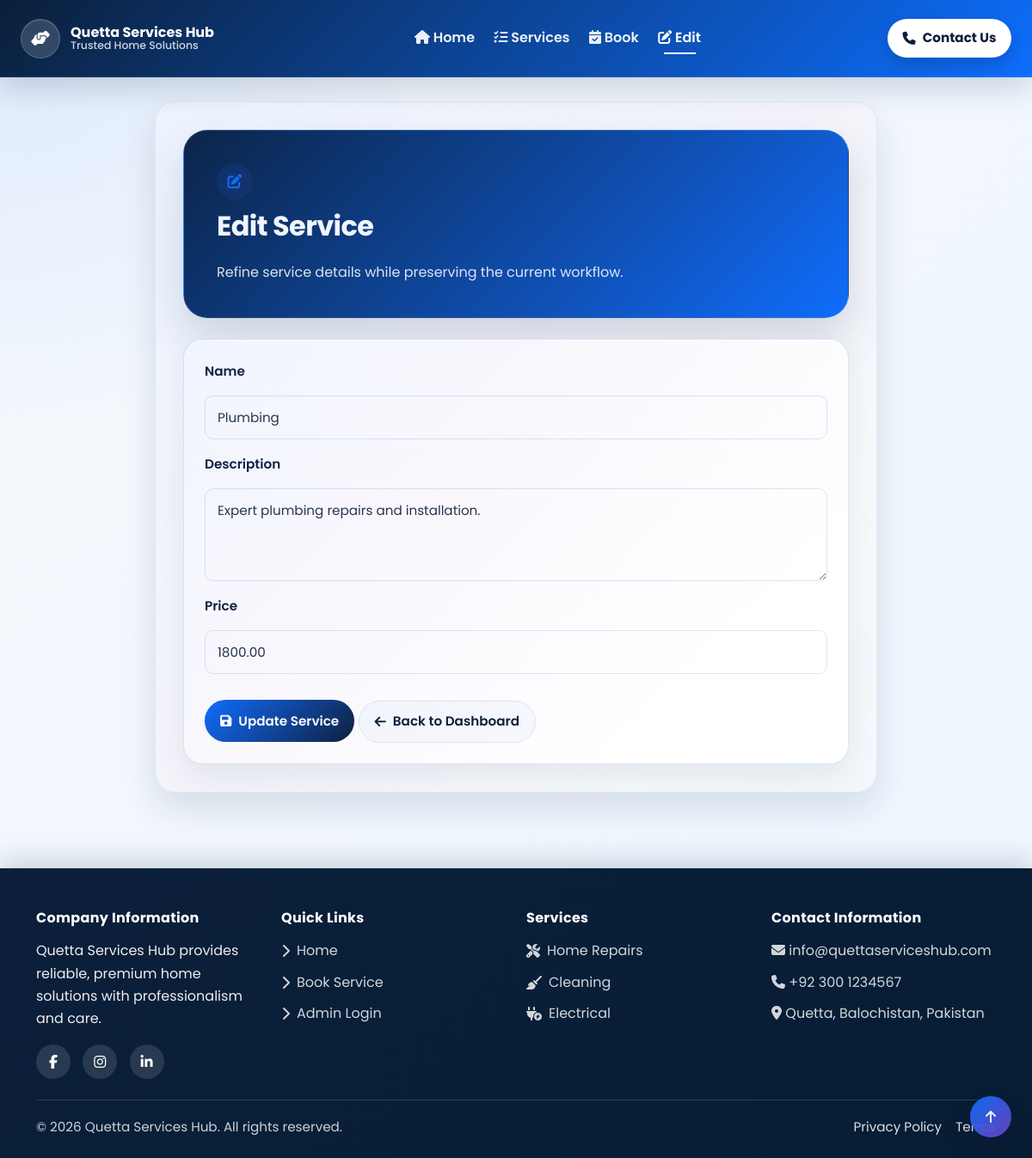
/edit_service.php?id=2 (signed in), run on the app's committed database.
### tables this page shows
CREATE TABLE `services` (
  `id` int(11) NOT NULL,
  `name` varchar(255) NOT NULL,
  `description` text NOT NULL,
  `price` decimal(10,2) NOT NULL,
  `image` varchar(255) NOT NULL
);

### edit_service.php (the view, shortened to what this page needs)
<?php
$activePage = 'edit';
include 'config.php';
$serviceId = isset($_GET['id']) ? (int)$_GET['id'] : 0;
$service = null;
if ($serviceId > 0 && $conn) {
    $stmt = $conn->prepare('SELECT id, name, description, price, image FROM services WHERE id = ? LIMIT 1');
    $stmt->bind_param('i', $serviceId);
    $stmt->execute();
    $result = $stmt->get_result();
    if ($result && $result->num_rows > 0) {
        $service = $result->fetch_assoc();
    }
}
?>
<!DOCTYPE html>
<html lang="en">
<head>
    <link href="https://cdn.jsdelivr.net/npm/bootstrap@5.3.3/dist/css/bootstrap.min.css" rel="stylesheet">
    <link rel="stylesheet" href="https://cdnjs.cloudflare.com/ajax/libs/font-awesome/6.5.2/css/all.min.css">
    <link rel="stylesheet" href="assets/styles.css">
</head>
<body>
    <header>
    <nav class="navbar navbar-expand-lg navbar-dark navbar-custom" aria-label="Primary navigation">
        <div class="container-fluid px-3 px-lg-4">
            <a class="navbar-brand" href="index.php">
                <span class="brand-mark"><i class="fa-solid fa-hands-helping"></i></span>
                <span class="brand-text">
                    <span class="brand-name">Quetta Services Hub</span>
                    <span class="brand-tag">Trusted Home Solutions</span>
                </span>
            </a>
            <div class="collapse navbar-collapse" id="mainNavbar">
                <ul class="navbar-nav mx-auto mb-2 mb-lg-0">
                    <li class="nav-item"><a class="nav-link" href="index.php"><i class="fa-solid fa-house"></i> Home</a></li>
                    <li class="nav-item"><a class="nav-link" href="index.php"><i class="fa-solid fa-list-check"></i> Services</a></li>
                    <li class="nav-item"><a class="nav-link" href="book.php"><i class="fa-solid fa-calendar-check"></i> Book</a></li>
                    <li class="nav-item"><a class="nav-link <?= $activePage === 'edit' ? 'active' : '' ?>" href="admin_dashboard.php"><i class="fa-solid fa-pen-to-square"></i> Edit</a></li>
                </ul>
                <a class="btn btn-contact" href="book.php"><i class="fa-solid fa-phone"></i> Contact Us</a>
            </div>
        </div>
    </nav>
    </header>
    <main class="page-shell">
        <div class="page-card page-card--soft page-shell-card page-shell-card--narrow">
            <div class="hero-panel hero-panel--compact">
                <div class="stack-sm">
                    <div class="icon-badge"><i class="fa-solid fa-pen-to-square"></i></div>
                    <h2>Edit Service</h2>
                    <p>Refine service details while preserving the current workflow.</p>
                </div>
            </div>
            <div class="card-surface" style="padding: 24px;">
                <?php if ($service) : ?>
                    <form method="post" class="form-grid">
                        <div class="row g-3">
                            <div class="col-12">
                                <div class="field-group">
                                    <label class="form-label" for="name">Name</label>
                                    <input id="name" name="name" type="text" value="<?= htmlspecialchars($service['name']) ?>" required>
                                </div>
                            </div>
                            <div class="col-12">
                                <div class="field-group">
                                    <label class="form-label" for="description">Description</label>
                                    <textarea id="description" name="description" required><?= htmlspecialchars($service['description']) ?></textarea>
                                </div>
                            </div>
                            <div class="col-12">
                                <div class="field-group">
                                    <label class="form-label" for="price">Price</label>
                                    <input id="price" name="price" type="text" value="<?= htmlspecialchars($service['price']) ?>" required>
                                </div>
                            </div>
                        </div>
                        <div class="actions mt-3">
                            <button type="submit"><i class="fa-solid fa-floppy-disk"></i> Update Service</button>
                            <a class="btn btn-secondary" href="admin_dashboard.php"><i class="fa-solid fa-arrow-left"></i> Back to Dashboard</a>
                        </div>
                    </form>
                <?php endif; ?>
            </div>
        </div>
    </main>
    <footer class="footer-premium" role="contentinfo">
        <div class="container">
            <div class="row g-4">
                <div class="col-12 col-md-6 col-lg-3">
                    <h5 class="footer-title">Company Information</h5>
                    <p class="mb-2">Quetta Services Hub provides reliable, premium home solutions with professionalism and care.</p>
                    <div class="social-links mt-3">
                        <a href="#" aria-label="Facebook"><i class="fa-brands fa-facebook-f"></i></a>
                        <a href="#" aria-label="Instagram"><i class="fa-brands fa-instagram"></i></a>
                        <a href="#" aria-label="LinkedIn"><i class="fa-brands fa-linkedin-in"></i></a>
                    </div>
                </div>
                <div class="col-12 col-md-6 col-lg-3">
                    <h5 class="footer-title">Quick Links</h5>
                    <div class="d-flex flex-column">
                        <a class="footer-link" href="index.php"><i class="fa-solid fa-chevron-right"></i> Home</a>
                        <a class="footer-link" href="book.php"><i class="fa-solid fa-chevron-right"></i> Book Service</a>
                        <a class="footer-link" href="admin_login.php"><i class="fa-solid fa-chevron-right"></i> Admin Login</a>
                    </div>
                </div>
                <div class="col-12 col-md-6 col-lg-3">
                    <h5 class="footer-title">Services</h5>
                    <div class="d-flex flex-column">
                        <a class="footer-link" href="index.php"><i class="fa-solid fa-screwdriver-wrench"></i> Home Repairs</a>
                        <a class="footer-link" href="index.php"><i class="fa-solid fa-broom"></i> Cleaning</a>
                        <a class="footer-link" href="index.php"><i class="fa-solid fa-plug-circle-bolt"></i> Electrical</a>
                    </div>
                </div>
                <div class="col-12 col-md-6 col-lg-3">
                    <h5 class="footer-title">Contact Information</h5>
                    <div class="footer-contact">
                        <p><i class="fa-solid fa-envelope"></i> info@quettaserviceshub.com</p>
                        <p><i class="fa-solid fa-phone"></i> +92 300 1234567</p>
                        <p><i class="fa-solid fa-location-dot"></i> Quetta, Balochistan, Pakistan</p>
                    </div>
                </div>
            </div>
            <div class="footer-bottom d-flex flex-column flex-md-row justify-content-between align-items-center gap-2">
                <span>© 2026 Quetta Services Hub. All rights reserved.</span>
                <div class="d-flex flex-wrap gap-3">
                    <a href="#">Privacy Policy</a>
                    <a href="#">Terms</a>
                </div>
            </div>
        </div>
    </footer>
    <a href="#" class="back-to-top" aria-label="Back to top"><i class="fa-solid fa-arrow-up" aria-hidden="true"></i></a>
</body>
</html>

### data on the page
services: name "Plumbing", description "Expert plumbing repairs and installation.", price "1800.00"
